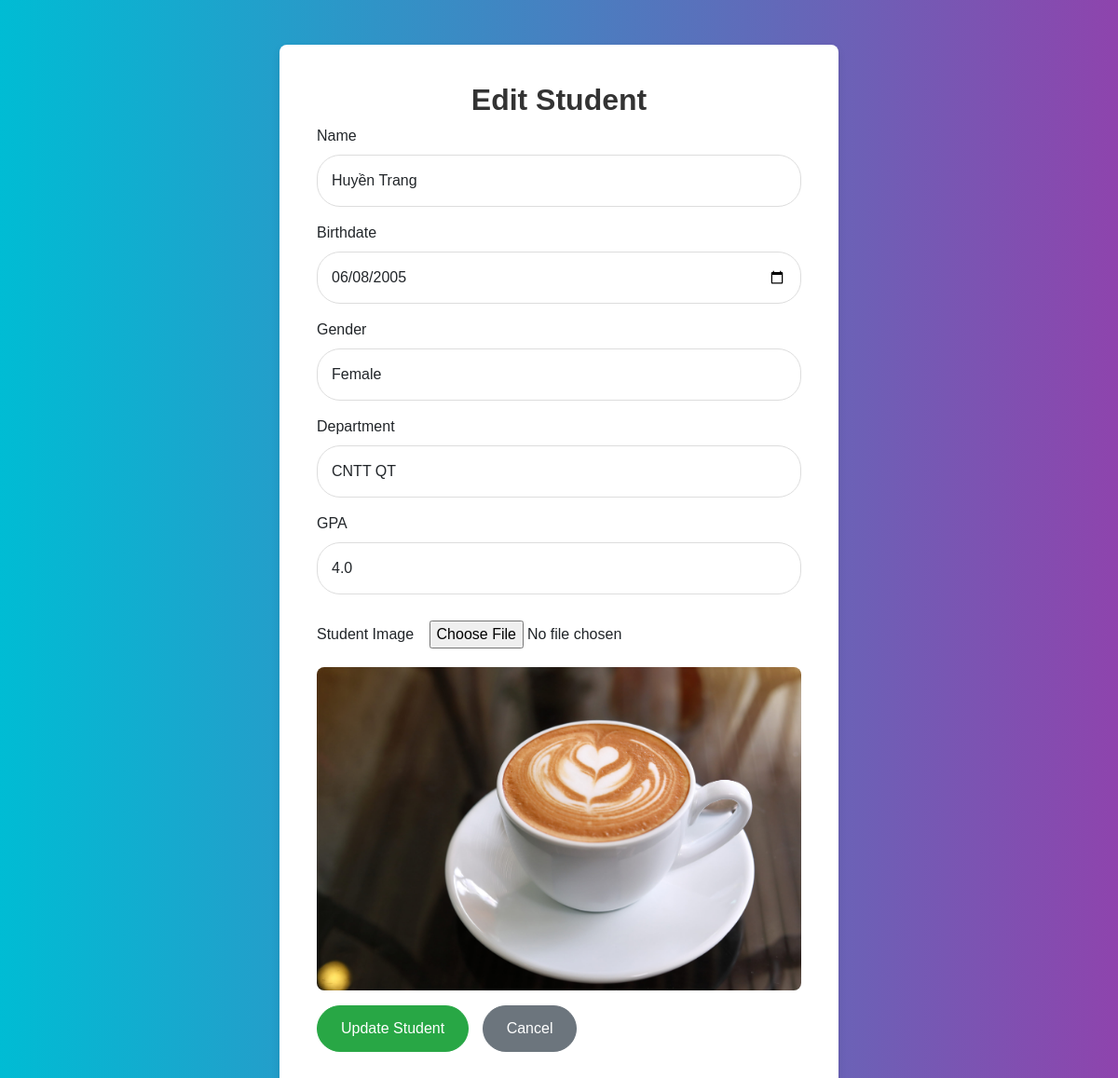
The page /edit/26 on the database its author committed.
### tables this page shows
CREATE TABLE students (
            id INTEGER PRIMARY KEY AUTOINCREMENT,
            name TEXT NOT NULL,
            birthdate TEXT,
            gender TEXT,
            department TEXT,
            gpa REAL
        , image TEXT);

### app.py (the view)
@app.route('/edit/<int:student_id>', methods=['GET', 'POST'])
def edit(student_id):
    if request.method == 'POST':
        StudentController.update_student(student_id, request, app.config['UPLOAD_FOLDER'])
        return redirect(url_for('students'))
    student = StudentController.get_student_by_id(student_id)
    return render_template('edit.html', student=student)

### controller/student_controller.py (called while the page is built)
    @staticmethod
    def get_student_by_id(student_id):
        return StudentModel.get_student_by_id(student_id)

### model/student_model.py (called while the page is built)
    @staticmethod
    def get_student_by_id(student_id):
        conn = sqlite3.connect(DB_NAME)
        cursor = conn.cursor()
        cursor.execute("SELECT * FROM students WHERE id=?", (student_id,))
        student = cursor.fetchone()
        conn.close()
        return student

### templates/edit.html (shortened to what this page needs)
<!DOCTYPE html>
<html lang="en">
<head>
    <link href="https://cdn.jsdelivr.net/npm/bootstrap@5.3.0/dist/css/bootstrap.min.css" rel="stylesheet">
</head>
<body>
    <div class="container mt-5">
        <h2 class="text-center">Edit Student</h2>
        <form id="edit-form" action="/edit/{{ student[0] }}" method="POST" enctype="multipart/form-data">
            <div class="mb-3">
                <label class="form-label">Name</label>
                <input
                    type="text"
                    class="form-control"
                    name="name"
                    value="{{ student[1] }}"
                    placeholder="Enter full name..."
                    required>
            </div>
            <div class="mb-3">
                <label class="form-label">Birthdate</label>
                <input
                    type="date"
                    class="form-control"
                    name="birthdate"
                    value="{{ student[2] }}"
                    required>
            </div>
            <div class="mb-3">
                <label class="form-label">Gender</label>
                <select class="form-control" name="gender">
                    <option value="Female" {% if student[3] == 'Female' %}selected{% endif %}>Female</option>
                </select>
            </div>
            <div class="mb-3">
                <label class="form-label">Department</label>
                <input
                    type="text"
                    class="form-control"
                    name="department"
                    value="{{ student[4] }}"
                    placeholder="Enter department..."
                    required>
            </div>
            <div class="mb-3">
                <label class="form-label">GPA</label>
                <input
                    type="number"
                    step="0.1"
                    class="form-control"
                    name="gpa"
                    value="{{ student[5] }}"
                    placeholder="0.0 ~ 4.0"
                    required>
            </div>
            <div class="mb-3">
                <label class="form-label">Student Image</label>
                <input
                    type="file"
                    class="form-control-file"
                    name="image"
                    accept="image/*">
                {% if student[6] %}
                    <img src="/static/uploads/{{ student[6] }}" alt="Student Image" class="mt-2">
                {% endif %}
            </div>
            <button type="submit" class="btn btn-success">Update Student</button>
            <a href="/students" class="btn btn-secondary">Cancel</a>
        </form>
    </div>
</body>
</html>

### templates/edit.html (style rules this page uses)
body { background: linear-gradient(to right, #00bcd4, #8e44ad); font-family: 'Arial', sans-serif; }
.container { max-width: 600px; background-color: white; padding: 40px; border-radius: 8px; box-shadow: 0 4px 8px rgba(0, 0, 0, 0.1); margin-top: 50px; }
h2 { color: #333; font-weight: bold; }
.form-control { border-radius: 25px; border-color: #ddd; padding: 15px; font-size: 16px; }
.btn { border-radius: 25px; padding: 12px 25px; font-size: 16px; transition: all 0.3s ease; }
.btn-success { background-color: #28a745; border-color: #28a745; }
.btn-secondary { background-color: #6c757d; border-color: #6c757d; }
.form-control-file { padding: 12px; border-radius: 25px; border-color: #ddd; }
.mb-3 { margin-bottom: 20px; }
.btn-secondary { margin-left: 10px; }
img { max-width: 100%; height: auto; border-radius: 8px; }

### rows shown on the page
students: name "Huyền Trang", birthdate "06/08/2005", gender "Female", department "CNTT QT", gpa "4.0", image (picture)
